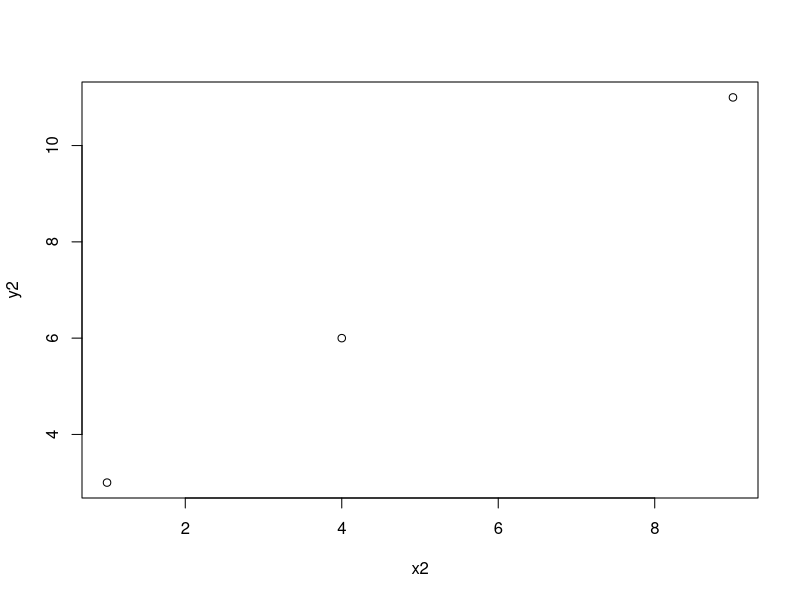
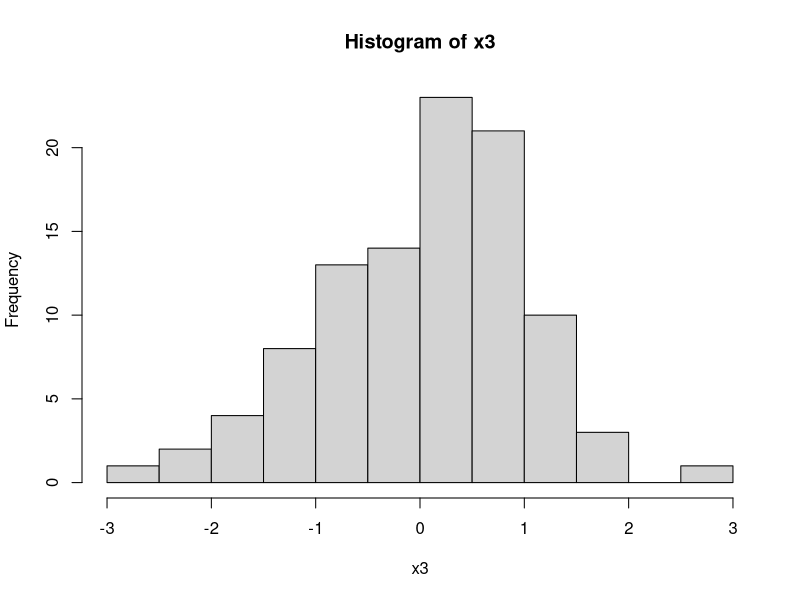
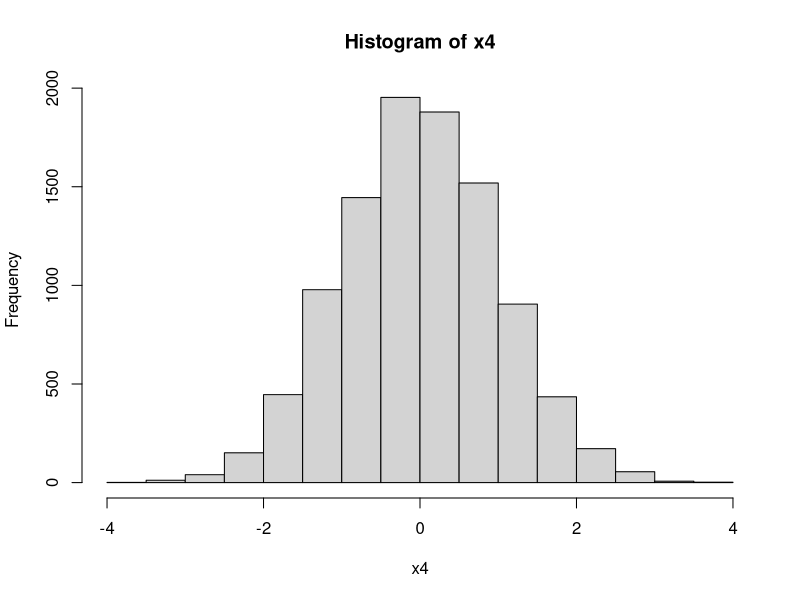

These figures' R source, in order:
# lec1_3.r 
# Basic operations
  
  x2<-c(1,4,9)
  sqrt(x2)
  min(x2)
  max(x2)
  mean(x2)
  
  y2=2+x2
  
  plot(x2, y2)
  
  # functions
  
  log10(10)
  log(10)
  exp(10)
  
  sin(pi/2)
  
  # list 
  ls()
  
  # remove object
  x1 <- c(1,2,3)
  rm(x1)
  
  # change to lower or upper case for variable (name)
  
  c1 <- "MiXeD cAsE 123"
  tolower(c1)
  toupper(c1)
  
  # generating data from distributions
  # 100 values from normal distribution with mean=0, sd=1
  x3<-rnorm(100)
  # head(x3)
  mean(x3)
  sd(x3)
  min(x3)
  max(x3)
  
  hist(x3)
  
  # 10000 values from normal distribution with mean=0, sd=1
  x4<-rnorm(10000)
  mean(x4)
  sd(x4)
  
  hist(x4)
  


  